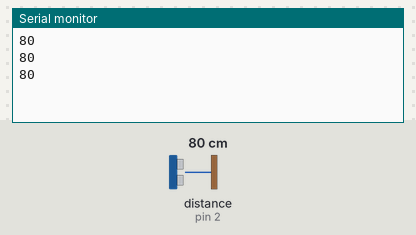
A sketch run on a simulated Arduino Uno, built with avr-gcc and run on an emulated ATmega328P. On the bench: the last lines printed to the serial monitor. Wiring (inferred from the names in the program): ultrasonic range finder: trigger pin 4; echo pin 2. The inputs (shaded band) are chosen by the test bench; at power-on: distance to the obstacle (sensor on pin 2) 80 cm. The echo pulse lasts 58.3 µs per cm.

Above: at 1.3 s.
1.4 s: distance to the obstacle (sensor on pin 2) set to 2 cm
At 1.9 s:
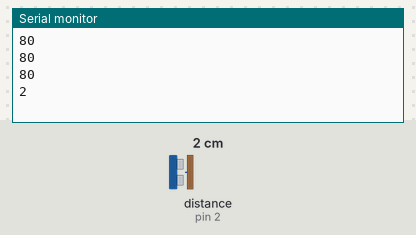
2.9 s: distance to the obstacle (sensor on pin 2) set to 4 cm
At 3.4 s:
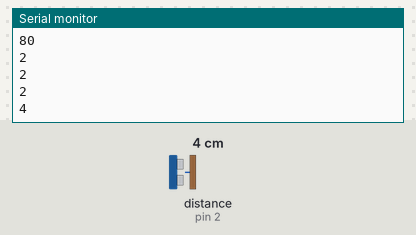
Timing chart, 0 to 5.9 s (numbered marks = the images above; inputs shaded):
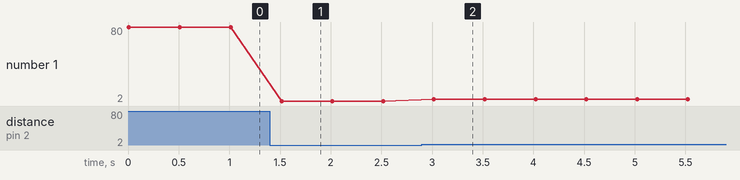

Measured:
- after the input at 1.4 s, the serial monitor: prints a new line after 0.12 s (image 1)
- after the input at 2.9 s, the serial monitor: prints a new line after 0.12 s (image 2)
- plotted number 1: 80 → 2 after the input at 1.4 s, 2 → 4 after the input at 2.9 s

The sketch:

ultrasonic.ino
```cpp
#include "Ultrasonic.hpp"

#define TRIG 4
#define ECHO 2

Ultrasonic ulsensor(TRIG, ECHO);

void setup()
{
	Serial.begin(9600);
	pinMode(TRIG, OUTPUT);
	pinMode(ECHO, INPUT);
}

void loop()
{
	Serial.println(ulsensor.getDistance());
	delay(500);
}
```

Ultrasonic.cpp
```cpp
#include "Ultrasonic.hpp"

/**
 * ## Ultrasonic Class Constructor
 * Default for setup ultrasonic.
 * @param trigPin Set trigger pin.
 * @param echoPin Set echo pin
 */
Ultrasonic::Ultrasonic(const unsigned int trigPin, const unsigned int echoPin): trigPin(trigPin), echoPin(echoPin)
{
	pinMode(trigPin, OUTPUT);
	pinMode(echoPin, INPUT);
	this->distance = 0;
}

/**
 * ## Ultrasonic Copy Constructor
 *
 * Construct by pass other Ultrasonic object into parameter.
 * @param obj Ultrasonic object to copy.
 */
Ultrasonic::Ultrasonic(const Ultrasonic& obj): trigPin(obj.trigPin), echoPin(obj.echoPin)
{
	pinMode(obj.trigPin, OUTPUT);
	pinMode(obj.echoPin, INPUT);
	this->distance = 0;
}

Ultrasonic::~Ultrasonic()
{
}

/**
 * @brief get distance in cm
 * @return distance (cm)
 */
long	Ultrasonic::getDistance() const
{
	long start;
	int	pulseWidth;

	start = micros();
	digitalWrite(this->trigPin, HIGH);
	while (micros() - start < 10);
	digitalWrite(this->trigPin, LOW);
	pulseWidth = pulseIn(this->echoPin, HIGH);
	return (pulseWidth / 29 / 2);
}

void	Ultrasonic::setEcho(unsigned int echoPin)
{
	this->echoPin = echoPin;
	pinMode(echoPin, INPUT);
}

void	Ultrasonic::setTrig(unsigned int trigPin)
{
	this->trigPin = trigPin;
	pinMode(trigPin, OUTPUT);
}
```

Ultrasonic.hpp
```cpp
#ifndef ULTRASONIC_HPP
# define ULTRASONIC_HPP

#include <Arduino.h>

class Ultrasonic
{
	private:

		long	distance;
		unsigned int	trigPin;
		unsigned int	echoPin;

	public:

		Ultrasonic(const unsigned int trigPing, const unsigned int echoPin);
		Ultrasonic(const Ultrasonic& obj);
		~Ultrasonic();

		long	getDistance() const;

		void	setTrig(unsigned int trigPin);
		void	setEcho(unsigned int echoPin);

};

#endif
```
